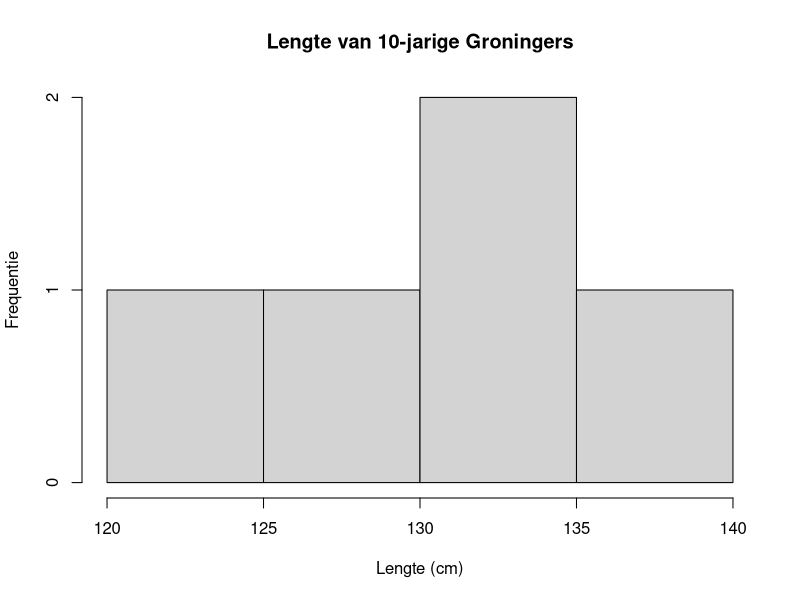
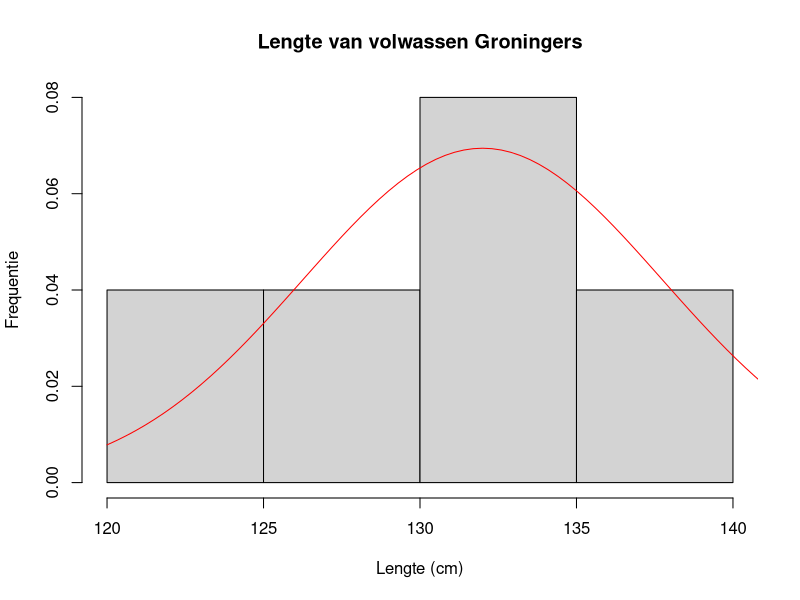
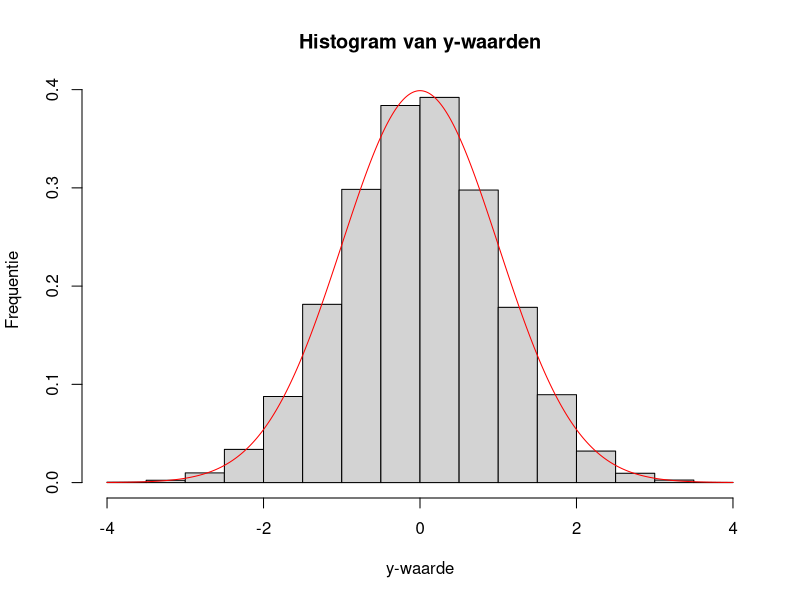
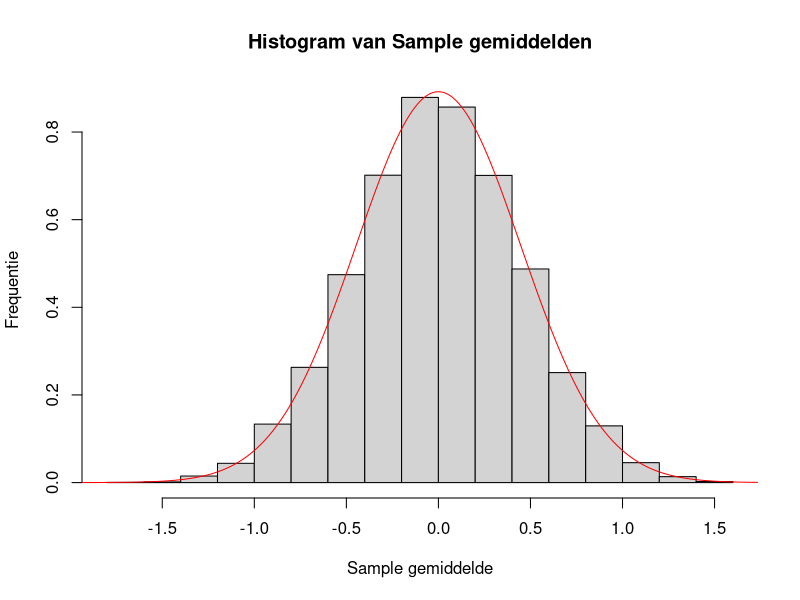
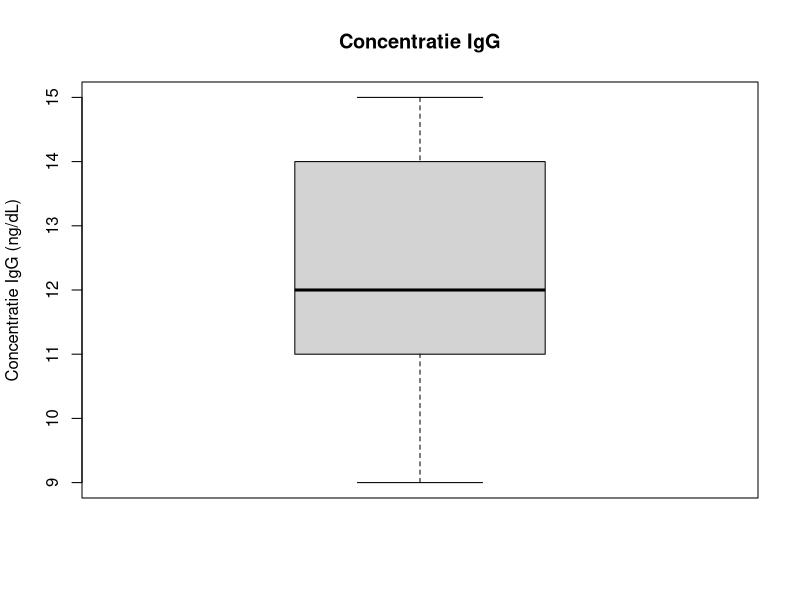
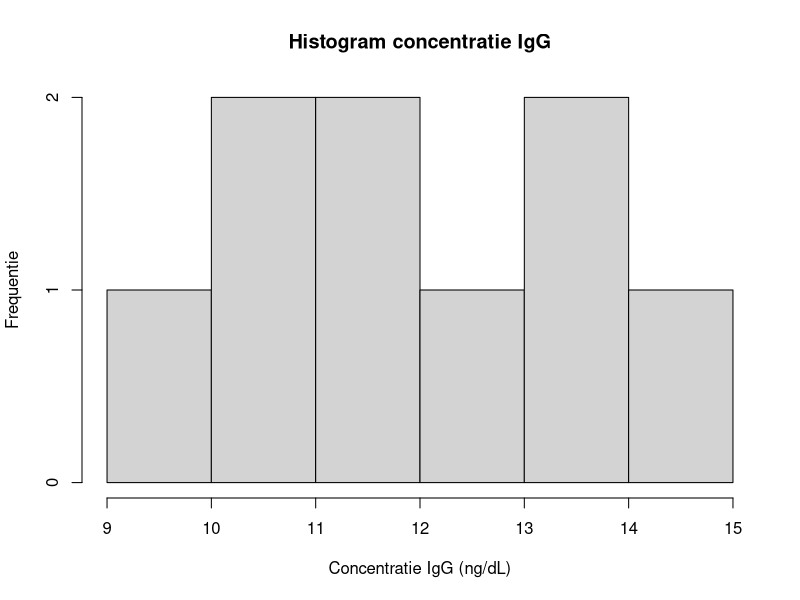
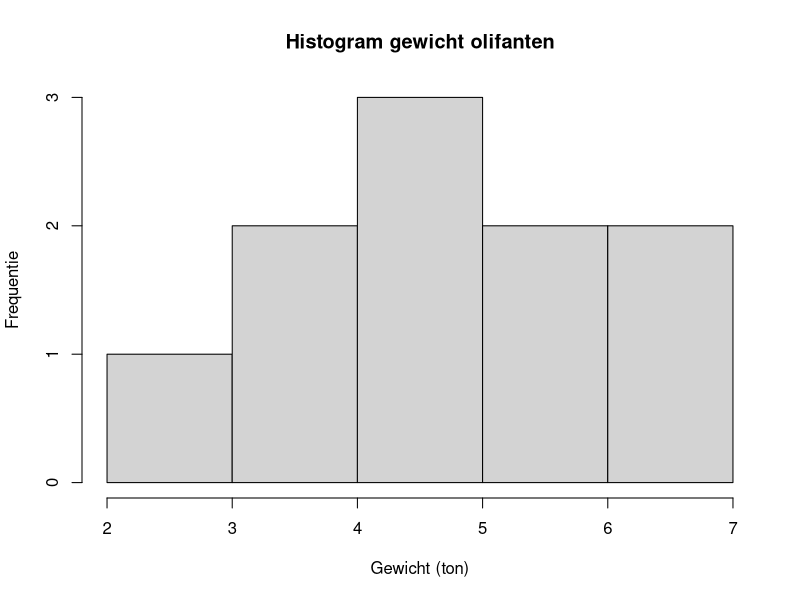
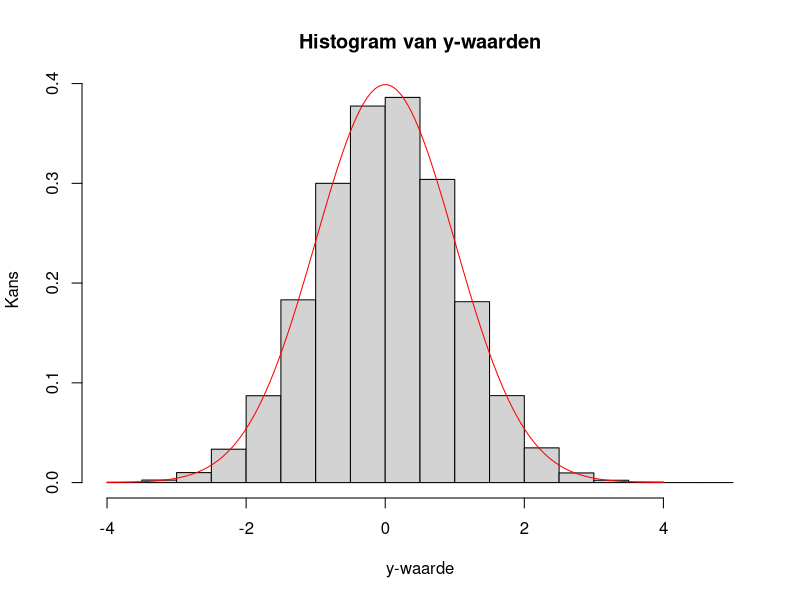

Recreate these plots in R, in order.
## ---- chunk 1
L <- c(129, 139, 124, 133, 135)
## ---- chunk 2
hist(L, xlab = "Lengte (cm)", ylab = "Frequentie", main = "Lengte van 10-jarige Groningers")
## ---- chunk 3
y.av <- mean(L)
s <- sd(L)
cat("Gemiddelde = ",y.av,", standaarddeviatie = ",s)
## ---- chunk 4
hist(L, xlab="Lengte (cm)", ylab="Frequentie", main="Lengte van volwassen Groningers", freq=F)
curve(dnorm(x, y.av, s), from=120, to=150, col="red", add=T)
## ---- chunk 5
n <- length(L)
BI <- y.av + qnorm(c(0.025, 0.975), 0, 1) * s/sqrt(n)

cat("y.av = ", y.av, ", 95% BI = [", BI[1], ", ", BI[2],"] cm\n")
## ---- chunk 6
BI <- y.av + qt(c(0.025, 0.975), n-1) * s/sqrt(n)

cat("y.av = ", y.av, ", 95% BI = [", BI[1], ", ", BI[2],"] cm\n")
## ---- chunk 7
# Simulatie parameters:
mu <- 0
sigma <- 1
n <- 5
N <- 10000   # begin met 100, dan 1000, dan 10 000

y <- rnorm(n*N, mean = mu, sd = sigma)      # maak random getallen (= meetwaarden)
data <- matrix(y, nrow = N)                 # plaats ze in een matrix (= tabel)
cat("Matrix met data:\n")
head(data)                                  # laat alleen de eerst paar regels zien
rownames(data) <- paste0("sample",1:N)
colnames(data) <- paste0("replica_",1:n)
cat("\nMatrix met data en rij- en kolomnamen:\n")
head(data)

y.avs <- apply(data, 1, mean)               # bereken per regel (= sample) het gemiddelde
sds <- apply(data, 1, sd)                   # bereken per regel (= sample) de standaarddeviatie
ns <- apply(data, 1, length)
s.avs <- sds/sqrt(ns)                       # bereken per regel (= sample) de s.e.m.
BIs <- qt(0.975, df=ns-1)*s.avs             # bereken per regel (= sample) het 95% betrouwbaarheidsinterval
onders <- y.avs - BIs                       # bereken per regel (= sample) de onder- en bovengrens van het 95% BI
bovens <- y.avs + BIs

# In welke samples ligt mu ONDER de ondergrens BI?  
cat("\n\nSamples met mu < ondergrens BI = ",names(onders[onders >= mu]))

# In welke samples ligt mu BOVEN de bovengrens BI? 
cat("\nSamples met mu > bovengrens BI = ",names(bovens[bovens <= mu]))

# Voor welke gemiddelden omvat het 95% BI NIET de waarde mu?
cat("\nSamples buiten het 95% BI = ",y.avs[onders >= mu | bovens <= mu])

# Voor welke samples omvat het 95% BI NIET de waarde mu?
cat("\nSamples buiten het 95% BI = ",names(y.avs[onders >= mu | bovens <= mu]))

# Bereken het aantal keren dat er een vals positive (FP) uitslag is (NB: F = 0, T = 1): 
n.FP <- sum(onders >=0 | bovens <=0)
cat("\n\nAantal vals positive uitslagen = ",n.FP)

# Bereken het percentage vals positive uitslagen:
p.FP <- n.FP/N                           
cat("\n\nPercentage vals positive uitslagen = ",p.FP)


# Maak een genormaliseerd histogram van de "meetwaarden"
hist(y, xlab = "y-waarde", ylab = "Frequentie", main = "Histogram van y-waarden", freq = F)
curve(dnorm(x, mu, sigma), from = -4, to = 4, n = 501, add = T, col = "red")

# Maak een genormaliseerd histogram van de "sample gemiddelden"
hist(y.avs, xlab = "Sample gemiddelde", ylab = "Frequentie", main = "Histogram van Sample gemiddelden", freq = F)
curve(dnorm(x, mu, sigma/sqrt(n)), from = -4, to = 4, n = 501, add = T, col = "red")

## ---- chunk 8
L <- c(173, 180, 169, 193, 177, 178, 169, 184, 188, 201, 192, 177, 174, 182, 189, 185, 
       187, 182, 173, 183, 191, 159, 202, 182, 179)
## ---- chunk 9

## ---- chunk 10

## ---- chunk 11
L.vrouw <- c(168, 162, 161, 175, 159, 155, 169, 171, 164, 165, 163, 172, 169, 171, 166, 
             168, 167, 165, 172, 167, 173, 158, 166, 169, 165)
L.man <-   c(175, 184, 191, 188, 179, 181, 183, 184, 194, 185, 195, 188, 176, 177, 184, 
             181, 188, 186, 197, 186, 179, 184, 185, 180, 183)
L <- c(L.vrouw, L.man)
## ---- chunk 12

## ---- chunk 13

## ---- chunk 14
y <- c(11, 12, 13, 12, 9, 15, 14, 11, 14)
## ---- chunk 15
boxplot(y, main = "Concentratie IgG", ylab = "Concentratie IgG (ng/dL)")
hist(y, main = "Histogram concentratie IgG", xlab = "Concentratie IgG (ng/dL)", ylab = "Frequentie")
## ---- chunk 16
y.av <- mean(y)
y.ord <- sort(y)
cat("Geordende data:\n")
print(y.ord)
y.med <- median(y)
cat("Gemiddelde concentratie = ",y.av," ng/dL, mediaan = ",y.med," ng/dL\n")
quartiles <- quantile(y, c(0.25, 0.75))
cat("Kwartielen:\n")
print(quartiles)
iqr <- IQR(y)
cat("IQR = ",iqr," ng/dL")
## ---- chunk 17
y.av = mean(y)
s = sd(y)
n = length(y)

cat("n = ", n, ", y.av = ",y.av, ", s = ", s, " ng/dL\n")

BI = y.av + qt(c(0.025, 0.975), n-1) * s/sqrt(n)

cat("y.av = ", y.av, ", 95% BI = [", BI[1], ", ", BI[2],"] ng/dL\n")
## ---- chunk 18
y <- c(2.9,	3.5,	6.5,	4.8,	4.9,	6.3,	5.2,	4.7,	3.6,	5.9)
## ---- chunk 19
hist(y, main = "Histogram gewicht olifanten", xlab = "Gewicht (ton)", ylab = "Frequentie")
## ---- chunk 20
y.av = mean(y)
s = sd(y)
n = length(y)

cat("n = ", n, ", y.av = ",y.av, ", s = ", s, " ton\n")

BI = y.av + qt(c(0.025, 0.975), n-1) * s/sqrt(n)

cat("y.av = ", y.av, ", 95% BI = [", BI[1], ", ", BI[2],"] ton\n")
## ---- chunk 21
# Simulatie parameters:
mu <- 0
sigma <- 1
n <- 5
N <- 10000   # begin met 100, dan 1000, dan 10 000
tplot <- 12.0

y <- rnorm(n*N, mean = mu, sd = sigma)      # maak random getallen (= meetwaarden)
data <- matrix(y, nrow = N)                 # plaats ze in een matrix (= tabel)
cat("Matrix met data:\n")
head(data)                                  # laat alleen de eerst paar regels zien
rownames(data) <- paste0("sample",1:N)
colnames(data) <- paste0("replica_",1:n)
cat("\nMatrix met data en rij- en kolomnamen:\n")
head(data)

y.avs <- apply(data, 1, mean)               # bereken per regel (= sample) het gemiddelde
sds <- apply(data, 1, sd)                   # bereken per regel (= sample) de standaarddeviatie
ns <- apply(data, 1, length)
s.avs <- sds/sqrt(ns)                       # bereken per regel (= sample) de s.e.m.
BIs <- qt(0.975, df=ns-1)*s.avs             # bereken per regel (= sample) het 95% betrouwbaarheidsinterval
onders <- y.avs - BIs                       # bereken per regel (= sample) de onder- en bovengrens van het 95% BI
bovens <- y.avs + BIs 
ts <- (y.avs - mu)/s.avs                    # bereken per regel (= sample) de sample t-waarde


# Maak een genormaliseerd histogram van de "meetwaarden"
hist(y, xlab = "y-waarde", ylab = "Kans", main = "Histogram van y-waarden", freq = F)
curve(dnorm(x, mu, sigma), from = -4, to = 4, n = 501, add = T, col = "red")

# Maak een genormaliseerd histogram van de "sample gemiddelden"
hist(y.avs, xlab = "Sample gemiddelde", ylab = "Kans", main = "Histogram van sample gemiddelden", freq = F)
curve(dnorm(x, mu, sigma/sqrt(n)), from = -4, to = 4, n = 501, add = T, col = "red")

# Maak een genomaliseerd histogram van de sample t-waarden:
hist(ts, breaks = 100, freq = F, 
     xlab = "Sample t-waarde", ylab = "Kans", main = "Histogram van sample t-waarden")
curve(dt(x, df = n-1), from = -tplot, to = tplot, col = "red", add = T)
curve(dnorm(x, 0, 1), from = -tplot, to = tplot, col = "blue", add = T)

## ---- chunk 22
# Simulatie parameters:
mu <- 0
sigma <- 1
n <- 50
N <- 10000   # begin met 100, dan 1000, dan 10 000
tplot <- 12.0

y <- rnorm(n*N, mean = mu, sd = sigma)      # maak random getallen (= meetwaarden)
data <- matrix(y, nrow = N)                 # plaats ze in een matrix (= tabel)
cat("Matrix met data:\n")
head(data)                                  # laat alleen de eerst paar regels zien
rownames(data) <- paste0("sample",1:N)
colnames(data) <- paste0("replica_",1:n)
cat("\nMatrix met data en rij- en kolomnamen:\n")
head(data)

y.avs <- apply(data, 1, mean)               # bereken per regel (= sample) het gemiddelde
sds <- apply(data, 1, sd)                   # bereken per regel (= sample) de standaarddeviatie
ns <- apply(data, 1, length)
s.avs <- sds/sqrt(ns)                       # bereken per regel (= sample) de s.e.m.
BIs <- qt(0.975, df=ns-1)*s.avs             # bereken per regel (= sample) het 95% betrouwbaarheidsinterval
onders <- y.avs - BIs                       # bereken per regel (= sample) de onder- en bovengrens van het 95% BI
bovens <- y.avs + BIs 
ts <- (y.avs - mu)/s.avs                    # bereken per regel (= sample) de sample t-waarde


# Maak een genormaliseerd histogram van de "meetwaarden"
hist(y, xlab = "y-waarde", ylab = "Kans", main = "Histogram van y-waarden", freq = F)
curve(dnorm(x, mu, sigma), from = -4, to = 4, n = 501, add = T, col = "red")

# Maak een genormaliseerd histogram van de "sample gemiddelden"
hist(y.avs, xlab = "Sample gemiddelde", ylab = "Kans", main = "Histogram van sample gemiddelden", freq = F)
curve(dnorm(x, mu, sigma/sqrt(n)), from = -4, to = 4, n = 501, add = T, col = "red")

# Maak een genomaliseerd histogram van de sample t-waarden:
hist(ts, breaks = 100, freq = F, 
     xlab = "Sample t-waarde", ylab = "Kans", main = "Histogram van sample t-waarden")
curve(dt(x, df = n-1), from = -tplot, to = tplot, col = "red", add = T)
curve(dnorm(x, 0, 1), from = -tplot, to = tplot, col = "blue", add = T)

## ---- chunk 23
y <- c(2.9,	3.5,	6.5,	4.8,	4.9,	6.3,	5.2,	4.7,	3.6,	5.9)
## ---- chunk 24
boxplot(y, main = "Gewicht olifanten", ylab = "Gewicht (ton)")
## ---- chunk 25
# Uit vraag:
mu = 4.5

y.av = mean(y)
s = sd(y)
n = length(y)

# Sample t-waarde:
t = (y.av - mu)/(s/sqrt(n))
# Kritische t-waarde (2-zijdig): Is gemiddelde anders dan 4.5 ton?
t.krit.2 = qt(0.975, n-1)
# Kritische t-waarde (1-zijdig, links):Is gemiddelde lager dan 4.5 ton?
t.krit.1.L = qt(0.05, n-1)
# Kritische t-waarde (1-zijdig, rechts): Is gemiddelde hoger dan 4.5 ton?
t.krit.1.R = qt(0.95, n-1)
cat("Sample t = ",t,"\n")
cat("t.krit.2 = ",t.krit.2,", t.krit.1.L = ",t.krit.1.L,", t.krit.1.R = ",t.krit.1.R,"\n")

## ---- chunk 26
t.test(y, mu = 4.5, alternative = "two.sided")
## ---- chunk 27
t.test(y, mu = 4.5, alternative = "greater")
## ---- chunk 28
t.test(y, mu = 4.5, alternative = "less")
## ---- chunk 29
y <- c(18, 17, 15, 16, 19, 15, 16, 16, 14, 17, 16, 19, 14, 21, 17, 18)
## ---- chunk 30

## ---- chunk 31
t.test(y, mu = 15, alternative = "greater")
## ---- chunk 32
t.test(y, mu = 15, alternative = "less")
## ---- chunk 33
y <- c(2.9, 3.5, 6.5, 4.8, 4.9, 6.3, 5.2, 4.7, 3.6, 5.9, 
       2.4, 2.1, 3.5, 3.6, 4.7, 3.5, 2.1, 3.2, 2.9, 1.7)
## ---- chunk 34
boxplot(y, main = "Vochtgehalte poedermelk", ylab = "Vochtgehalte (%)")
## ---- chunk 35
t.test(y, mu = 4.5)
## ---- chunk 36
t.test(y, mu = 4.5, alternative = "greater")
## ---- chunk 37
t.test(y, mu = 4.5, alternative = "less")
